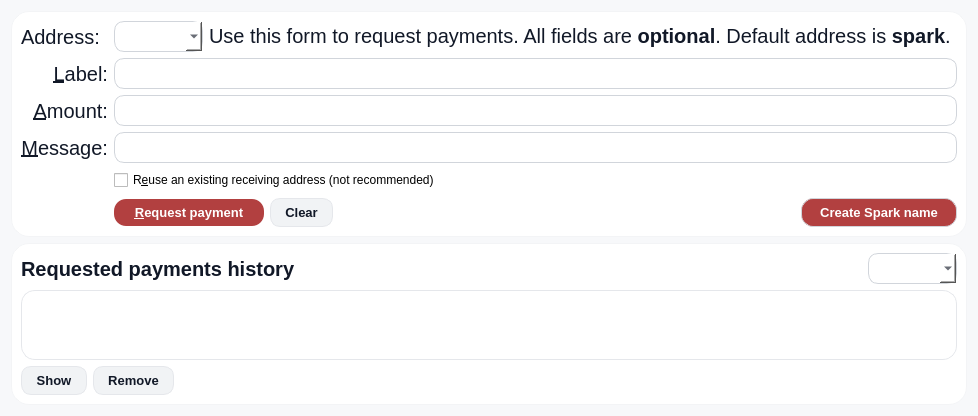
<?xml version="1.0" encoding="UTF-8"?>
<ui version="4.0">
 <class>ReceiveCoinsDialog</class>
 <widget class="QWidget" name="ReceiveCoinsDialog">
  <property name="styleSheet">
<string notr="true">
QWidget#ReceiveCoinsDialog {
    background: #F7F8FA;
    font-family: "Segoe UI";
}
QFrame#frame, QFrame#frame2 {
    background: #FFFFFF;
    border-radius: 18px;
    border: 1px solid #F3F4F6;
    box-shadow:
        0 8px 15px rgba(0,0,0,0.10),
        0 4px 6px rgba(0,0,0,0.06),
        inset 0 1px 3px rgba(255,255,255,0.8);
}
QLabel {
    color: #111827;
    font-size: 11pt;
}

QLineEdit,
BitcoinAmountField,
QComboBox {
    background: #FFFFFF;
    border-radius: 10px;
    border: 1px solid #D1D5DB;
    padding: 6px 10px;
    font-size: 10pt;
    color: #111827;
}

QTableView {
    background: #FFFFFF;
    border-radius: 14px;
    border: 1px solid #E5E7EB;
    font-size: 10pt;
    gridline-color: #FFFFFF;
    alternate-background-color: transparent;
    selection-background-color: #F1F3F5;
}

QHeaderView::section {
    background: #FFFFFF;
    padding: 6px;
    border: none;
    font-weight: 600;
    color: #6B7280;
}
QPushButton {
    background: #F1F3F5;
    border-radius: 10px;
    border: 1px solid #E5E7EB;
    padding: 6px 14px;
    font-size: 10pt;
    font-weight: 600;
    color: #111827;
}

QPushButton:hover {
    background: #E5E7EB;
}

QPushButton#receiveButton {
    background: #B24040;
    border: none;
    color: #FFFFFF;
    font-weight: 600;
    border-radius: 12px;
}

QPushButton#receiveButton:hover {
    background: #B24040;
}

QPushButton#createSparkNameButton {
    background: #B24040;
    border-radius: 12px;
    border: 1px solid #D1D5DB;
    padding: 6px 18px;
    color: #FFFFFF;
}

QPushButton#createSparkNameButton:hover {
    background: #F3F4F6;
}

QLabel {
    background: transparent;
    color: #111827;
    font-size: 15pt;
}

QFrame#frame QLabel,
QFrame#frame2 QLabel {
    background: #FFFFFF;
}

</string>
</property>
  <property name="geometry">
   <rect>
    <x>0</x>
    <y>0</y>
    <width>776</width>
    <height>364</height>
   </rect>
  </property>
  <layout class="QVBoxLayout" name="verticalLayout" stretch="0,0,1">
   <item>
    <widget class="QFrame" name="frame2">
     <property name="sizePolicy">
      <sizepolicy hsizetype="Preferred" vsizetype="Expanding">
       <horstretch>0</horstretch>
       <verstretch>0</verstretch>
      </sizepolicy>
     </property>
     <property name="frameShape">
      <enum>QFrame::StyledPanel</enum>
     </property>
     <property name="frameShadow">
      <enum>QFrame::Sunken</enum>
     </property>
     <layout class="QVBoxLayout" name="verticalLayout_3">
      <item>
       <layout class="QGridLayout" name="gridLayout">
        <item row="7" column="2">
         <widget class="QCheckBox" name="reuseAddress">
          <property name="toolTip">
           <string>Reuse one of the previously used receiving addresses. Reusing addresses has security and privacy issues. Do not use this unless re-generating a payment request made before.</string>
          </property>
          <property name="text">
           <string>R&amp;euse an existing receiving address (not recommended)</string>
          </property>
         </widget>
        </item>
        <item row="7" column="0">
         <widget class="QLabel" name="label_4">
          <property name="text">
           <string/>
          </property>
         </widget>
        </item>
        <item row="6" column="0">
         <widget class="QLabel" name="label_3">
          <property name="toolTip">
           <string>An optional message to attach to the payment request, which will be displayed when the request is opened. Note: The message will not be sent with the payment over the Firo network.</string>
          </property>
          <property name="text">
           <string>&amp;Message:</string>
          </property>
          <property name="alignment">
           <set>Qt::AlignRight|Qt::AlignTrailing|Qt::AlignVCenter</set>
          </property>
          <property name="buddy">
           <cstring>reqMessage</cstring>
          </property>
         </widget>
        </item>
        <item row="4" column="2">
         <widget class="QLineEdit" name="reqLabel">
          <property name="toolTip">
           <string>An optional label to associate with the new receiving address.</string>
          </property>
         </widget>
        </item>
        <item row="6" column="2">
         <widget class="QLineEdit" name="reqMessage">
          <property name="toolTip">
           <string>An optional message to attach to the payment request, which will be displayed when the request is opened. Note: The message will not be sent with the payment over the Firo network.</string>
          </property>
         </widget>
        </item>
        <item row="3" column="0">
          <widget class="QLabel" name="addressTypeLabel">
            <property name="toolTip">
              <string>An optional label to associate with the new receiving address.</string>
            </property>
            <property name="text">
              <string>Address:</string>
            </property>
          </widget>
        </item>
        <item row="3" column="2">
          <layout class="QHBoxLayout" name="addressTypeHorizontalLayout">
            <item>
              <widget class="QComboBox" name="addressTypeCombobox">
              </widget>
            </item>
            <item>
              <widget class="QLabel" name="label_5">
                <property name="text">
                  <string>Use this form to request payments. All fields are &lt;b&gt;optional&lt;/b&gt;. Default address is &lt;b&gt;spark&lt;/b&gt;. </string>
                </property>
              </widget>
            </item>
            <item>
              <spacer name="horizontalSpacer__">
                <property name="orientation">
                  <enum>Qt::Horizontal</enum>
                </property>
                <property name="sizeHint" stdset="0">
                  <size>
                    <width>40</width>
                    <height>20</height>
                  </size>
                </property>
              </spacer>
            </item>
          </layout>
        </item>
        <item row="4" column="0">
         <widget class="QLabel" name="label_2">
          <property name="toolTip">
           <string>An optional label to associate with the new receiving address.</string>
          </property>
          <property name="text">
           <string>&amp;Label:</string>
          </property>
          <property name="alignment">
           <set>Qt::AlignRight|Qt::AlignTrailing|Qt::AlignVCenter</set>
          </property>
          <property name="buddy">
           <cstring>reqLabel</cstring>
          </property>
         </widget>
        </item>
        <item row="5" column="0">
         <widget class="QLabel" name="label">
          <property name="toolTip">
           <string>An optional amount to request. Leave this empty or zero to not request a specific amount.</string>
          </property>
          <property name="text">
           <string>&amp;Amount:</string>
          </property>
          <property name="alignment">
           <set>Qt::AlignRight|Qt::AlignTrailing|Qt::AlignVCenter</set>
          </property>
          <property name="buddy">
           <cstring>reqAmount</cstring>
          </property>
         </widget>
        </item>
        <item row="5" column="2">
         <widget class="BitcoinAmountField" name="reqAmount">
          <property name="minimumSize">
           <size>
            <width>80</width>
            <height>0</height>
           </size>
          </property>
          <property name="toolTip">
           <string>An optional amount to request. Leave this empty or zero to not request a specific amount.</string>
          </property>
         </widget>
        </item>
        <item row="8" column="2">
         <layout class="QHBoxLayout" name="horizontalLayout">
          <item>
           <widget class="QPushButton" name="receiveButton">
            <property name="minimumSize">
             <size>
              <width>150</width>
              <height>0</height>
             </size>
            </property>
            <property name="text">
             <string>&amp;Request payment</string>
            </property>
           </widget>
          </item>
          <item>
           <widget class="QPushButton" name="clearButton">
            <property name="sizePolicy">
             <sizepolicy hsizetype="Minimum" vsizetype="Fixed">
              <horstretch>0</horstretch>
              <verstretch>0</verstretch>
             </sizepolicy>
            </property>
            <property name="toolTip">
             <string>Clear all fields of the form.</string>
            </property>
            <property name="text">
             <string>Clear</string>
            </property>
            <property name="autoDefault">
             <bool>false</bool>
            </property>
           </widget>
          </item>
          <item>
           <spacer name="horizontalSpacer">
            <property name="orientation">
             <enum>Qt::Horizontal</enum>
            </property>
            <property name="sizeHint" stdset="0">
             <size>
              <width>40</width>
              <height>20</height>
             </size>
            </property>
           </spacer>
          </item>
          <item>
           <widget class="QPushButton" name="createSparkNameButton">
            <property name="sizePolicy">
             <sizepolicy hsizetype="Minimum" vsizetype="Fixed">
              <horstretch>0</horstretch>
              <verstretch>0</verstretch>
             </sizepolicy>
            </property>
            <property name="toolTip">
             <string>Create new spark name.</string>
            </property>
            <property name="text">
             <string>Create Spark name</string>
            </property>
            <property name="autoDefault">
             <bool>false</bool>
            </property>
           </widget>
          </item>
         </layout>
        </item>
        <item row="8" column="0">
         <widget class="QLabel" name="label_7">
          <property name="text">
           <string/>
          </property>
         </widget>
        </item>
       </layout>
      </item>
     </layout>
    </widget>
   </item>
   <item>
    <spacer name="verticalSpacer_2">
     <property name="orientation">
      <enum>Qt::Vertical</enum>
     </property>
     <property name="sizeHint" stdset="0">
      <size>
       <width>20</width>
       <height>10</height>
      </size>
     </property>
    </spacer>
   </item>
   <item>
    <widget class="QFrame" name="frame">
     <property name="sizePolicy">
      <sizepolicy hsizetype="Preferred" vsizetype="Expanding">
       <horstretch>0</horstretch>
       <verstretch>0</verstretch>
      </sizepolicy>
     </property>
     <property name="frameShape">
      <enum>QFrame::StyledPanel</enum>
     </property>
     <property name="frameShadow">
      <enum>QFrame::Raised</enum>
     </property>
     <layout class="QVBoxLayout" name="verticalLayout_2">
      <item>
        <layout class="QHBoxLayout" name="historyHorizontalLayout">
          <item>
            <widget class="QLabel" name="label_6">
              <property name="font">
                <font>
                  <weight>75</weight>
                  <bold>true</bold>
                </font>
              </property>
              <property name="text">
                <string>Requested payments history</string>
              </property>
            </widget>
          </item>
          <item>
            <spacer name="horizontalSpacer_">
              <property name="orientation">
                <enum>Qt::Horizontal</enum>
              </property>
              <property name="sizeHint" stdset="0">
                <size>
                  <width>40</width>
                  <height>20</height>
                </size>
              </property>
            </spacer>
          </item>
          <item>
            <widget class="QComboBox" name="addressTypeHistoryCombobox">
            </widget>
          </item>
        </layout>
      </item>
      <item>
       <widget class="QTableView" name="recentRequestsView">
        <property name="contextMenuPolicy">
         <enum>Qt::CustomContextMenu</enum>
        </property>
        <property name="tabKeyNavigation">
         <bool>false</bool>
        </property>
        <property name="sortingEnabled">
         <bool>true</bool>
        </property>
       </widget>
      </item>
      <item>
       <layout class="QHBoxLayout" name="horizontalLayout_2">
        <item>
         <widget class="QPushButton" name="showRequestButton">
          <property name="enabled">
           <bool>false</bool>
          </property>
          <property name="toolTip">
           <string>Show the selected request (does the same as double clicking an entry)</string>
          </property>
          <property name="text">
           <string>Show</string>
          </property>
          <property name="autoDefault">
           <bool>false</bool>
          </property>
         </widget>
        </item>
        <item>
         <widget class="QPushButton" name="removeRequestButton">
          <property name="enabled">
           <bool>false</bool>
          </property>
          <property name="toolTip">
           <string>Remove the selected entries from the list</string>
          </property>
          <property name="text">
           <string>Remove</string>
          </property>
          <property name="autoDefault">
           <bool>false</bool>
          </property>
         </widget>
        </item>
        <item>
         <spacer name="horizontalSpacer_2">
          <property name="orientation">
           <enum>Qt::Horizontal</enum>
          </property>
          <property name="sizeHint" stdset="0">
           <size>
            <width>40</width>
            <height>20</height>
           </size>
          </property>
         </spacer>
        </item>
       </layout>
      </item>
     </layout>
    </widget>
   </item>
  </layout>
 </widget>
 <customwidgets>
  <customwidget>
   <class>BitcoinAmountField</class>
   <extends>QLineEdit</extends>
   <header>bitcoinamountfield.h</header>
   <container>1</container>
  </customwidget>
 </customwidgets>
 <tabstops>
  <tabstop>reqLabel</tabstop>
  <tabstop>reqAmount</tabstop>
  <tabstop>reqMessage</tabstop>
  <tabstop>reuseAddress</tabstop>
  <tabstop>receiveButton</tabstop>
  <tabstop>clearButton</tabstop>
  <tabstop>recentRequestsView</tabstop>
  <tabstop>showRequestButton</tabstop>
  <tabstop>removeRequestButton</tabstop>
 </tabstops>
 <resources>
  <include location="../bitcoin.qrc"/>
 </resources>
 <connections/>
</ui>
